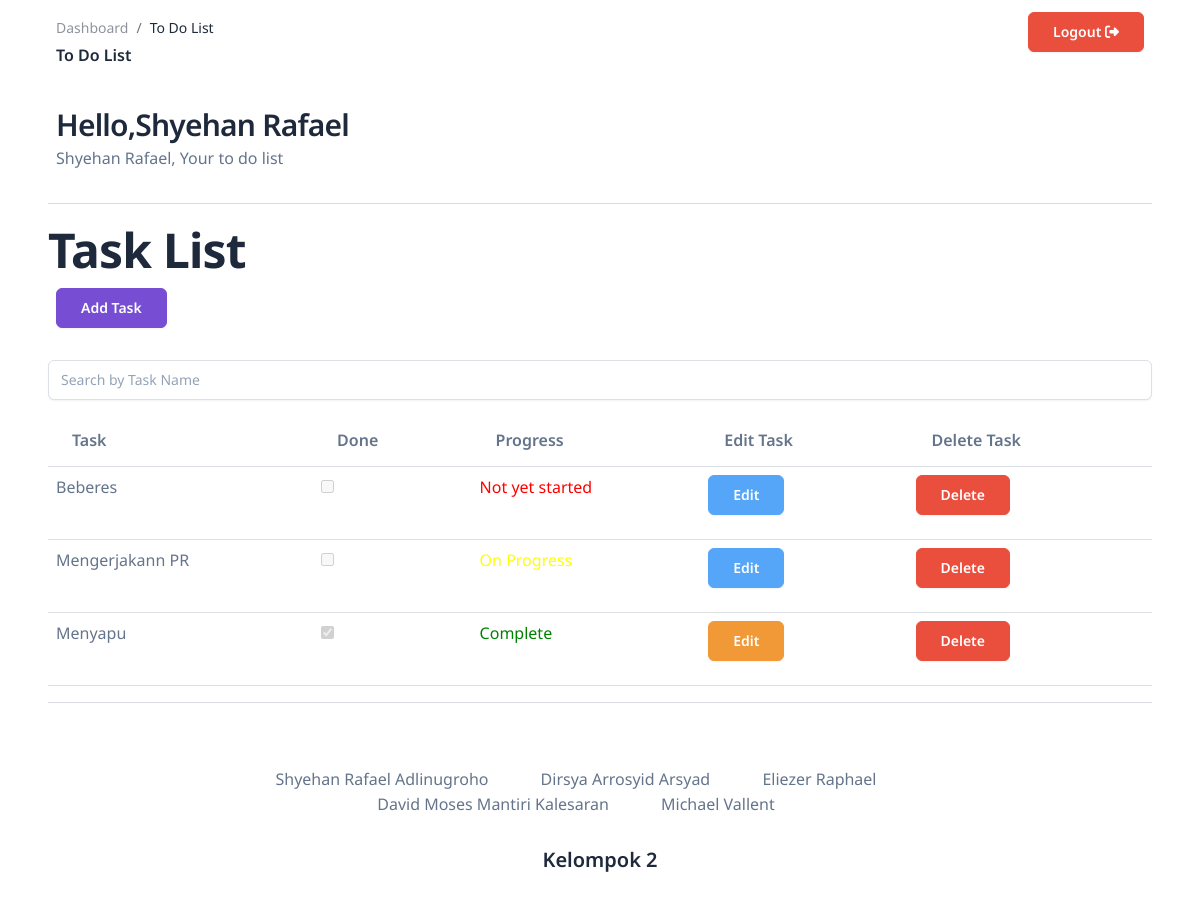
The page /index.php (signed in) on the database as committed earlier.
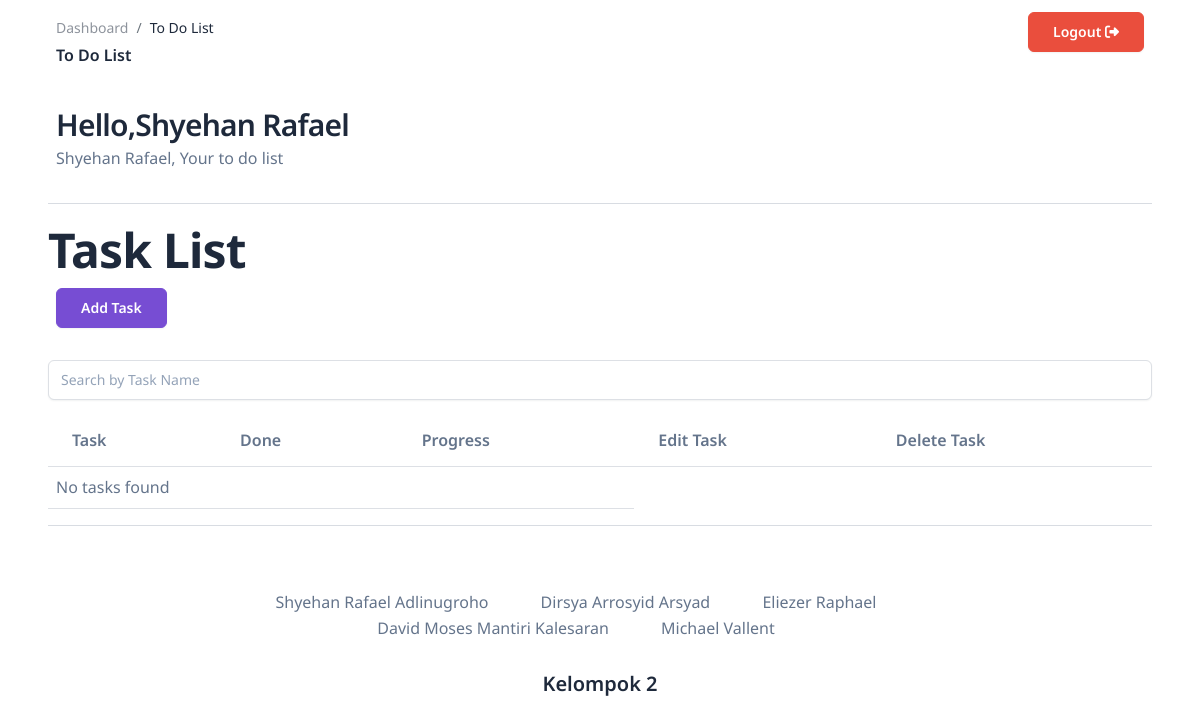
The same page on the database as committed later.
### tables this page shows
CREATE TABLE `task` (
  `id` int(11) NOT NULL,
  `username` varchar(255) NOT NULL,
  `name_task` varchar(255) NOT NULL,
  `task_status` tinyint(1) NOT NULL DEFAULT 0,
  `progress` varchar(225) NOT NULL
);

### tasklist.php (the view, shortened to what this page needs)
<?php
require('koneksi.php');
$username = $_SESSION['username'];
$sql = "SELECT id, name_task, task_status, progress FROM task WHERE username = :username ORDER BY CASE
    WHEN progress = 'Not yet started' THEN 1
    WHEN progress = 'On Progress' THEN 2
    WHEN progress = 'Complete' THEN 3
    ELSE 4
    END";
$result = $conn->prepare($sql);
$result->bindParam(':username', $username, PDO::PARAM_STR);
$result->execute();
if ($result->rowCount() > 0) {
    while ($row = $result->fetch()) {
        echo '<tr data-aos="fade">';
        echo '<td>' . $row['name_task'] . '</td>';
        echo '<td><input type="checkbox" ' . ($row['task_status'] == 1 ? 'checked' : '') . ' disabled></td>';
        $progress_color = '';
        if ($row['progress'] == 'Not yet started') {
            $progress_color = 'red';
        } elseif ($row['progress'] == 'On Progress') {
            $progress_color = 'yellow';
        } elseif ($row['progress'] == 'Complete') {
            $progress_color = 'green';
        }
        echo '<td style="color: ' . $progress_color . ';">' . $row['progress'] . '</td>';
        echo '<td>';
        if ($row['task_status'] == 1) {
            echo '<a href="index.php" class="btn btn-warning" onclick="alert(\'Task already Completed\');">Edit</a>';
        } else {
            echo '<a href="edit.php?id=' . $row['id'] . '" class="btn btn-info">Edit</a>';
        }
        echo '</td>';
        echo '<td><a href="delettask.php?id=' . $row['id'] . '" class="btn btn-danger">Delete</a></td>';
        echo '</tr>';
    }
} else {
    echo '<tr><td colspan="3">No tasks found</td></tr>';
}
?>

### index.php (shortened to what this page needs)
<!DOCTYPE html>
<html lang="en">
<head>
    <link href="corporate-ui-dashboard-main/assets/css/nucleo-icons.css" rel="stylesheet" />
    <link href="corporate-ui-dashboard-main/assets/css/nucleo-svg.css" rel="stylesheet" />
    <link href="corporate-ui-dashboard-main/assets/css/nucleo-svg.css" rel="stylesheet" />
    <link id="pagestyle" href="corporate-ui-dashboard-main/assets/css/corporate-ui-dashboard.css?v=1.0.0" rel="stylesheet" />
    <link href="https://cdn.rawgit.com/michalsnik/aos/2.3.4/dist/aos.css" rel="stylesheet">
</head>
    <nav class="navbar navbar-main navbar-expand-lg mx-5 px-0 shadow-none rounded" id="navbarBlur" navbar-scroll="true">
      <div class="container-fluid py-1 px-2">
        <nav aria-label="breadcrumb">
          <ol class="breadcrumb bg-transparent mb-1 pb-0 pt-1 px-0 me-sm-6 me-5">
            <li class="breadcrumb-item text-sm"><a class="opacity-5 text-dark" href="javascript:;">Dashboard</a></li>
            <li class="breadcrumb-item text-sm text-dark active" aria-current="page">To Do List</li>
          </ol>
          <h6 class="font-weight-bold mb-0">To Do List</h6>
        </nav>
        <a href="index_proses.php" class="btn btn-danger ml-3">Logout <i class="fa fa-sign-out"></i></a>
      </div>
    </nav>
    <div class="container-fluid py-4 px-5" data-aos="fade">
      <div class="row">
        <div class="col-md-12">
          <div class="d-md-flex align-items-center mb-3 mx-2">
            <div class="mb-md-0 mb-3">
              <h3 class="font-weight-bold mb-0">Hello,<?php echo $_SESSION['username']; ?></h3>
              <p class="mb-0"><?php echo $_SESSION['username']; ?>, Your to do list</p>
            </div>
          </div>
        </div>
      </div>
      <hr>
      <div class="">
        <h1 data-aos="fade">Task List</h1>
        <div class="d-md-flex align-items-center mb-3 mx-2" data-aos="fade">
          <a href="addTask.php">
            <button type="button" class="btn btn-primary">Add Task</button>
          </a>
        </div>
        <div class="mb-3" data-aos="fade">
          <input type="text" id="searchInput" class="form-control" placeholder="Search by Task Name">
        </div>
        <table class="table">
            <thead data-aos="fade">
                <tr>
                    <th>Task</th>
                    <th>Done</th>
                    <th>Progress</th>
                    <th>Edit Task</th>
                    <th>Delete Task</th>
                </tr>
            </thead>
            <tbody>
                <?php
                require('tasklist.php');
                ?>
            </tbody>
        </table>
    </div>
    <hr>
    <footer class="footer py-5" data-aos="fade">
      <div class="container">
        <div class="row">
          <div class="col-lg-8 mb-4 mx-auto text-center">
            <a href="https://github.com/AdliGR" target="_blank" class="text-secondary me-xl-5 me-3 mb-sm-0 mb-2">
              Shyehan Rafael Adlinugroho
            </a>
            <a href="https://github.com/DirsyaArsyad7" target="_blank" class="text-secondary me-xl-5 me-3 mb-sm-0 mb-2">
              Dirsya Arrosyid Arsyad
            </a>
            <a href="https://github.com/Eliezer223" target="_blank" class="text-secondary me-xl-5 me-3 mb-sm-0 mb-2">
              Eliezer Raphael
            </a>
            <br>
            <a href="https://github.com/DavidTheMarksmen" target="_blank" class="text-secondary me-xl-5 me-3 mb-sm-0 mb-2">
              David Moses Mantiri Kalesaran
            </a>
            <a href="https://github.com/MichaelVallent" target="_blank" class="text-secondary me-xl-5 me-3 mb-sm-0 mb-2">
              Michael Vallent
            </a>
          </div>
        </div>
        <div class="row">
          <div class="col-8 mx-auto text-center mt-1">
            <p class="mb-0 text-secondary">
              <a href="https://github.com/AdliGR/To_Do_List_UTS">
                <h5>Kelompok 2</h5>
              </a>
            </p>
          </div>
        </div>
      </div>
    </footer>
    </div>
</body>
</html>

Rows that differ between the two databases and show on the page:
removed task: name_task "Beberes", progress "Not yet started"
removed task: name_task "Mengerjakann PR", progress "On Progress"
removed task: name_task "Menyapu", task_status "☑", progress "Complete", shows "Edit"
Other text that changed with them:
text now shown: "No tasks found"
